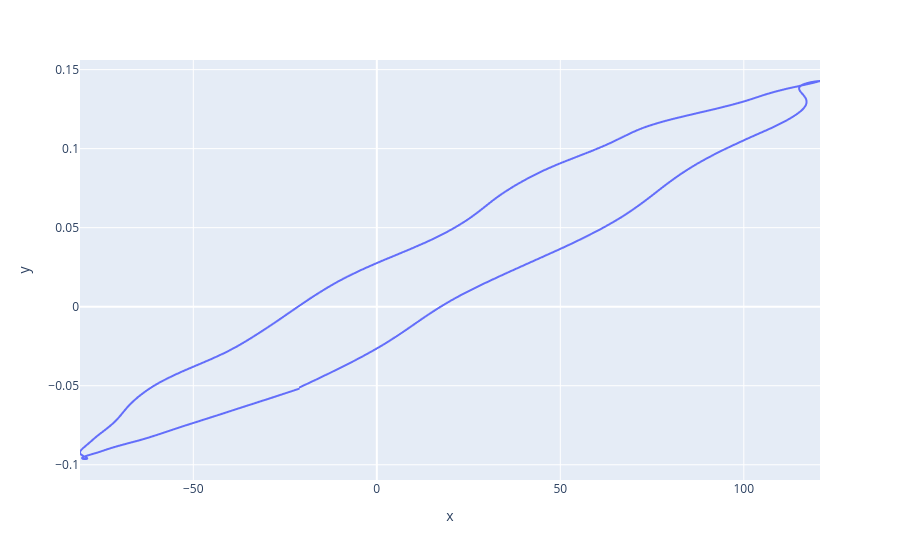

The cell this chart's notebook holds for it:
### Code cell
px.line(x=H2, y=B2)

### Figure 1 — Plotly figure (JSON) as saved in the notebook; plotly's stock layout.template omitted (floating-point values rounded to 4 significant figures; data arrays with more than 128 entries replaced by an {"elided": "..."} marker saying what was removed)
{"data": [{"hovertemplate": "x=%{x}<br>y=%{y}<extra></extra>", "legendgroup": "", "line": {"color": "#636efa", "dash": "solid"}, "marker": {"symbol": "circle"}, "mode": "lines", "name": "", "showlegend": false, "type": "scattergl", "x": {"elided": "1953 float values"}, "xaxis": "x", "y": {"elided": "1953 float values"}, "yaxis": "y"}], "layout": {"legend": {"tracegroupgap": 0}, "margin": {"t": 60}, "xaxis": {"anchor": "y", "domain": [0, 1], "title": {"text": "x"}}, "yaxis": {"anchor": "x", "domain": [0, 1], "title": {"text": "y"}}}}
